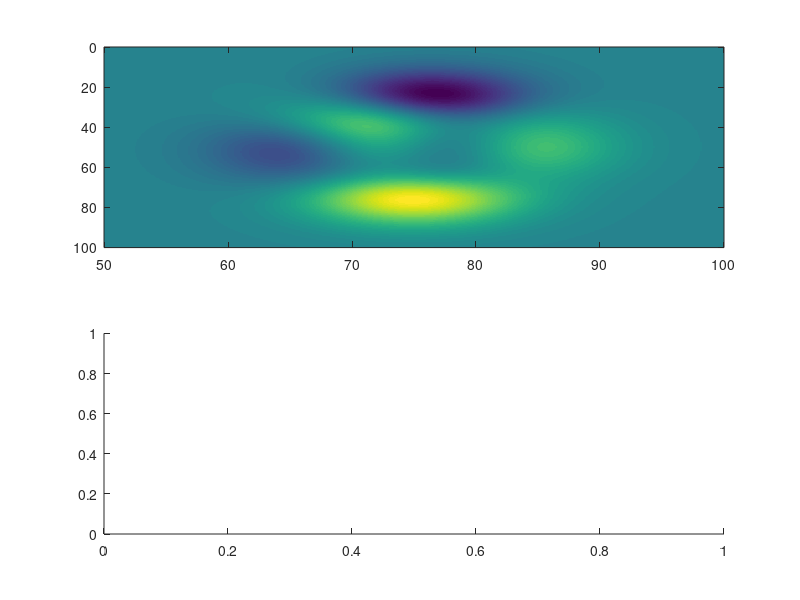

This figure's MATLAB source: (Note: this script raises an error after producing the figure.)
function [h, fill_ax] = zoom_fill(ax_top, ax_bottom, top_range, bottom_range, varargin)
%ZOOM_FILL  Draw a connecting zoom polygon between two axes
%
%   Usage:
%       [h, fill_ax] = zoom_fill(ax_top, ax_bottom, top_range, bottom_range, ...)
%
%   Inputs:
%       ax_top       : axes handle - top axes -- required
%       ax_bottom    : axes handle - bottom axes -- required
%       top_range    : 1x2 double - x-range on top axes (default: ax_top.XLim)
%       bottom_range : 1x2 double - x-range on bottom axes (default: ax_bottom.XLim)
%
%   Name-Value Pairs:
%       Any name-value pair accepted by the fill object is forwarded via SET.
%
%   Outputs:
%       h       : handle to the fill object
%       fill_ax : handle to the overlay axes
%
%   Notes:
%       The overlay axes auto-update when either source axes' XLim changes
%       (scroll, zoom, pan, programmatic).
%
%   Example:
%       ax_top    = subplot(211);
%       ax_bottom = subplot(212);
%       imagesc(ax_top,    linspace(50,100),   linspace(0,100),  peaks(500));
%       imagesc(ax_bottom, linspace(3000,4100),linspace(-53,84), membrane(10,499));
%       [h, fill_ax] = zoom_fill(ax_top, ax_bottom, [75 85], [], ...
%           'FaceColor','cyan','EdgeColor','blue');
%
%   See also: fill, axes, addlistener
%
%   ∿∿∿  Prerau Laboratory MATLAB Codebase · sleepEEG.org  ∿∿∿
%        Source: https://github.com/preraulab/labcode_main

if nargin == 0
    ax_top = subplot(211);
    ax_bottom = subplot(212);

    imagesc(ax_top, linspace(50,100), linspace(0,100), peaks(500));
    imagesc(ax_bottom, linspace(3000,4100), linspace(-53,84), membrane(10,499));

    top_range    = [75 85];  % example top range
    bottom_range = [];        % default bottom range

    [h, fill_ax] = zoom_fill(ax_top, ax_bottom, top_range, bottom_range, ...
        'FaceColor','cyan','EdgeColor','blue');
    return;
end

% Defaults
if nargin < 3 || isempty(top_range)
    top_range = ax_top.XLim;
end
if nargin < 4 || isempty(bottom_range)
    bottom_range = ax_bottom.XLim;
end

% Validate ranges
assert(all(top_range >= ax_top.XLim(1) & top_range <= ax_top.XLim(2)), ...
    'Top range exceeds axis limits');
assert(all(bottom_range >= ax_bottom.XLim(1) & bottom_range <= ax_bottom.XLim(2)), ...
    'Bottom range exceeds axis limits');

% Get normalized positions
set(gcf,'Units','normalized');
pos_top    = get(ax_top, 'Position');
pos_bottom = get(ax_bottom, 'Position');

left_edge   = min(pos_top(1), pos_bottom(1));
right_edge  = max(pos_top(1)+pos_top(3), pos_bottom(1)+pos_bottom(3));
bottom_edge = min(pos_top(2)+pos_top(4), pos_bottom(2)+pos_bottom(4));
top_edge    = max(pos_top(2), pos_bottom(2));

total_width  = right_edge - left_edge;
total_height = top_edge  - bottom_edge;

% Create overlay axes
fill_ax = axes('Position',[left_edge, bottom_edge, total_width, total_height]);
fill_ax.Color = 'none';
fill_ax.XLim  = [0 1];
fill_ax.YLim  = [0 1];

% Normalized coordinates
top_prop    = (top_range - ax_top.XLim(1)) / diff(ax_top.XLim);
bottom_prop = (bottom_range - ax_bottom.XLim(1)) / diff(ax_bottom.XLim);

x_fill = [top_prop, fliplr(bottom_prop)];
y_fill = [1 1 0 0];

% Make fill_ax current
axes(fill_ax);

% Always create fill with default face color and no edge
h = fill(x_fill, y_fill, [0.7 0.7 0.7], 'EdgeColor','none');

% Apply varargin options if provided
if ~isempty(varargin)
    set(h, varargin{:});
end

axis(fill_ax,'off');
uistack(fill_ax,'bottom');

% --- Update function
function update_fill(~,~)
    top_vals = top_range; bottom_vals = bottom_range;
    if isempty(top_vals), top_vals = ax_top.XLim; end
    if isempty(bottom_vals), bottom_vals = ax_bottom.XLim; end
    top_prop = (top_vals - ax_top.XLim(1)) / diff(ax_top.XLim);
    bottom_prop = (bottom_vals - ax_bottom.XLim(1)) / diff(ax_bottom.XLim);
    h.XData = [top_prop, fliplr(bottom_prop)];
    h.YData = [1 1 0 0];
end

% --- Listeners for any XLim change (scroll, zoom, pan, programmatic)
addlistener(ax_top,'XLim','PostSet',@update_fill);
addlistener(ax_bottom,'XLim','PostSet',@update_fill);

% --- Initial update
update_fill();
end
